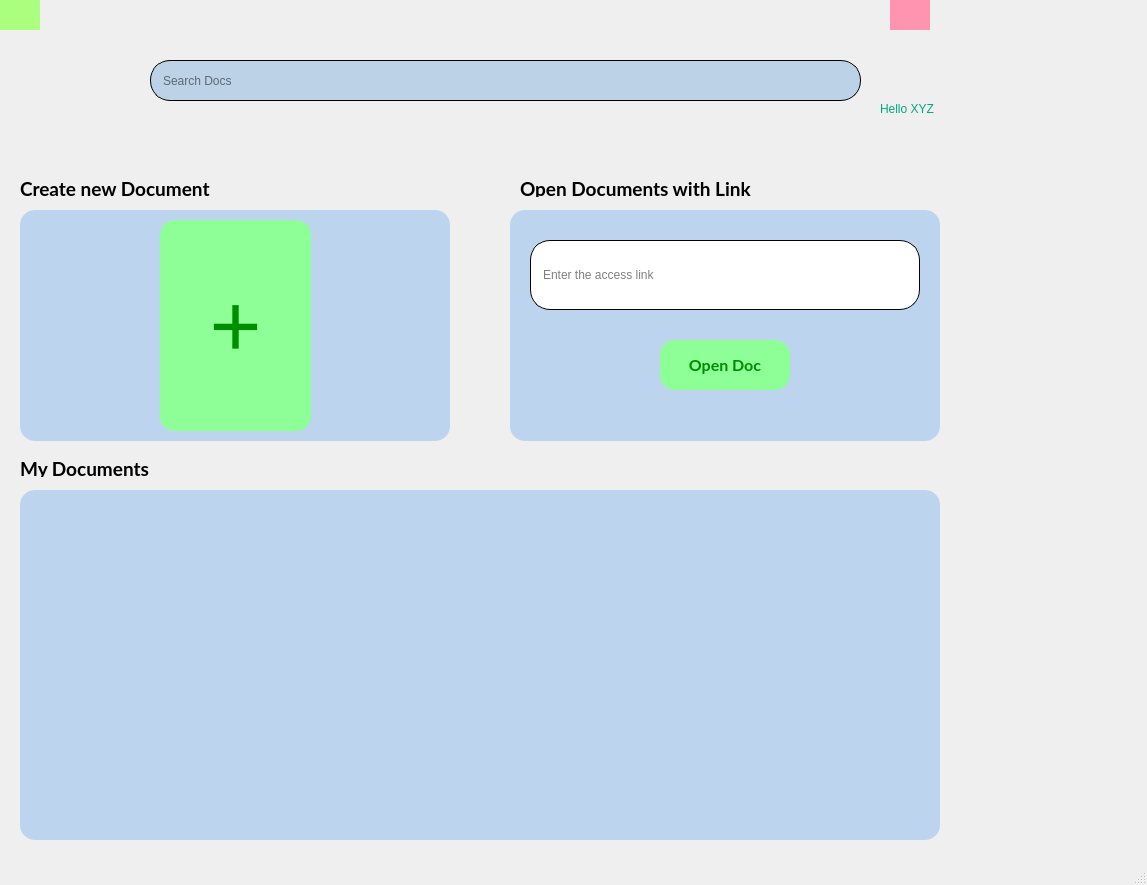
<?xml version="1.0" encoding="UTF-8"?>
<ui version="4.0">
 <class>HomeWindow</class>
 <widget class="QMainWindow" name="HomeWindow">
  <property name="geometry">
   <rect>
    <x>0</x>
    <y>0</y>
    <width>1147</width>
    <height>885</height>
   </rect>
  </property>
  <property name="windowTitle">
   <string>HomeWindow</string>
  </property>
  <property name="styleSheet">
   <string notr="true">HomeWindow {
	background-color: rgb(255, 248, 210);
	background:rgb(255, 252, 219)
} </string>
  </property>
  <widget class="QWidget" name="centralwidget">
   <widget class="QLabel" name="label_2">
    <property name="geometry">
     <rect>
      <x>20</x>
      <y>40</y>
      <width>101</width>
      <height>61</height>
     </rect>
    </property>
    <property name="font">
     <font>
      <pointsize>16</pointsize>
      <italic>true</italic>
     </font>
    </property>
    <property name="text">
     <string/>
    </property>
    <property name="pixmap">
     <pixmap>../resources/images/docify-high-resolution-logo-black-transparent.png</pixmap>
    </property>
    <property name="scaledContents">
     <bool>true</bool>
    </property>
   </widget>
   <widget class="QLabel" name="label_4">
    <property name="geometry">
     <rect>
      <x>880</x>
      <y>100</y>
      <width>67</width>
      <height>17</height>
     </rect>
    </property>
    <property name="styleSheet">
     <string notr="true">QLabel {
	color: rgb(0, 170, 127);
}</string>
    </property>
    <property name="text">
     <string>Hello XYZ</string>
    </property>
   </widget>
   <widget class="QPushButton" name="pushButton">
    <property name="geometry">
     <rect>
      <x>160</x>
      <y>220</y>
      <width>151</width>
      <height>211</height>
     </rect>
    </property>
    <property name="font">
     <font>
      <pointsize>67</pointsize>
     </font>
    </property>
    <property name="styleSheet">
     <string notr="true">QPushButton {
border-radius: 15px;
	background-color: rgb(142, 255, 151);
	color: rgb(0, 141, 0);
}
</string>
    </property>
    <property name="text">
     <string>+</string>
    </property>
   </widget>
   <widget class="QLabel" name="label_3">
    <property name="geometry">
     <rect>
      <x>20</x>
      <y>180</y>
      <width>201</width>
      <height>17</height>
     </rect>
    </property>
    <property name="font">
     <font>
      <family>Lato</family>
      <pointsize>14</pointsize>
      <weight>75</weight>
      <bold>true</bold>
     </font>
    </property>
    <property name="text">
     <string>Create new Document</string>
    </property>
   </widget>
   <widget class="QLineEdit" name="lineEdit">
    <property name="geometry">
     <rect>
      <x>150</x>
      <y>60</y>
      <width>711</width>
      <height>41</height>
     </rect>
    </property>
    <property name="styleSheet">
     <string notr="true">QLineEdit {
border-radius: 20px;
border: 1px solid black; 
padding:10px;
background-color: rgb(187, 210, 231);
}</string>
    </property>
    <property name="placeholderText">
     <string>Search Docs</string>
    </property>
   </widget>
   <widget class="QWidget" name="horizontalLayoutWidget">
    <property name="geometry">
     <rect>
      <x>20</x>
      <y>490</y>
      <width>920</width>
      <height>351</height>
     </rect>
    </property>
    <layout class="QHBoxLayout" name="horizontalLayoutDocs"/>
   </widget>
   <widget class="QLabel" name="label_6">
    <property name="geometry">
     <rect>
      <x>20</x>
      <y>460</y>
      <width>201</width>
      <height>17</height>
     </rect>
    </property>
    <property name="font">
     <font>
      <family>Lato</family>
      <pointsize>14</pointsize>
      <weight>75</weight>
      <bold>true</bold>
     </font>
    </property>
    <property name="text">
     <string>My Documents</string>
    </property>
   </widget>
   <widget class="QLabel" name="label">
    <property name="geometry">
     <rect>
      <x>880</x>
      <y>50</y>
      <width>54</width>
      <height>50</height>
     </rect>
    </property>
    <property name="text">
     <string/>
    </property>
    <property name="pixmap">
     <pixmap>../resources/images/user.png</pixmap>
    </property>
    <property name="scaledContents">
     <bool>true</bool>
    </property>
   </widget>
   <widget class="QFrame" name="frame">
    <property name="geometry">
     <rect>
      <x>20</x>
      <y>210</y>
      <width>430</width>
      <height>231</height>
     </rect>
    </property>
    <property name="styleSheet">
     <string notr="true">QFrame {
	border-radius: 15px;
	background-color: rgb(189, 212, 238);
}</string>
    </property>
    <property name="frameShape">
     <enum>QFrame::StyledPanel</enum>
    </property>
    <property name="frameShadow">
     <enum>QFrame::Raised</enum>
    </property>
   </widget>
   <widget class="QLabel" name="label_7">
    <property name="geometry">
     <rect>
      <x>520</x>
      <y>180</y>
      <width>240</width>
      <height>17</height>
     </rect>
    </property>
    <property name="font">
     <font>
      <family>Lato</family>
      <pointsize>14</pointsize>
      <weight>75</weight>
      <bold>true</bold>
     </font>
    </property>
    <property name="text">
     <string>Open Documents with Link</string>
    </property>
   </widget>
   <widget class="QFrame" name="frame_2">
    <property name="geometry">
     <rect>
      <x>510</x>
      <y>210</y>
      <width>430</width>
      <height>231</height>
     </rect>
    </property>
    <property name="styleSheet">
     <string notr="true">QFrame {
	border-radius: 15px;
	background-color: rgb(189, 212, 238);
}</string>
    </property>
    <property name="frameShape">
     <enum>QFrame::StyledPanel</enum>
    </property>
    <property name="frameShadow">
     <enum>QFrame::Raised</enum>
    </property>
    <widget class="QLineEdit" name="lineEditAccess">
     <property name="geometry">
      <rect>
       <x>20</x>
       <y>30</y>
       <width>390</width>
       <height>70</height>
      </rect>
     </property>
     <property name="styleSheet">
      <string notr="true">QLineEdit {
border-radius: 20px;
border: 1px solid black; 
padding:10px;
background-color: white;
}</string>
     </property>
     <property name="placeholderText">
      <string>Enter the access link</string>
     </property>
    </widget>
    <widget class="QPushButton" name="pushButtonAccess">
     <property name="geometry">
      <rect>
       <x>150</x>
       <y>130</y>
       <width>130</width>
       <height>50</height>
      </rect>
     </property>
     <property name="font">
      <font>
       <family>Lato</family>
       <pointsize>12</pointsize>
       <weight>75</weight>
       <bold>true</bold>
      </font>
     </property>
     <property name="styleSheet">
      <string notr="true">QPushButton {
border-radius: 15px;
	background-color: rgb(142, 255, 151);
	color: rgb(0, 141, 0);
}
</string>
     </property>
     <property name="text">
      <string>Open Doc</string>
     </property>
    </widget>
   </widget>
   <widget class="QFrame" name="frame_3">
    <property name="geometry">
     <rect>
      <x>20</x>
      <y>490</y>
      <width>920</width>
      <height>350</height>
     </rect>
    </property>
    <property name="styleSheet">
     <string notr="true">QFrame {
	border-radius: 15px;
	background-color: rgb(189, 212, 238);
}</string>
    </property>
    <property name="frameShape">
     <enum>QFrame::StyledPanel</enum>
    </property>
    <property name="frameShadow">
     <enum>QFrame::Raised</enum>
    </property>
   </widget>
   <widget class="QPushButton" name="pushButtonLogout">
    <property name="geometry">
     <rect>
      <x>890</x>
      <y>0</y>
      <width>40</width>
      <height>30</height>
     </rect>
    </property>
    <property name="styleSheet">
     <string notr="true">QPushButton {
	background-color: rgb(255, 148, 177);
	border-radius: 30px;
}

QPushButton:hover {
	border-radius: 30px;
	background-color: rgb(255, 85, 127);
}</string>
    </property>
    <property name="text">
     <string/>
    </property>
    <property name="icon">
     <iconset>
      <normaloff>../resources/images/logout.png</normaloff>../resources/images/logout.png</iconset>
    </property>
   </widget>
   <widget class="QPushButton" name="pushButtonRefresh">
    <property name="geometry">
     <rect>
      <x>0</x>
      <y>0</y>
      <width>40</width>
      <height>30</height>
     </rect>
    </property>
    <property name="styleSheet">
     <string notr="true">QPushButton {
	
	background-color: rgb(170, 255, 127);
	border-radius: 30px;
}

QPushButton:hover {
	border-radius: 30px;
	
	background-color: rgb(85, 255, 127);
}</string>
    </property>
    <property name="text">
     <string/>
    </property>
    <property name="icon">
     <iconset>
      <normaloff>../resources/images/Refresh_icon.png</normaloff>../resources/images/Refresh_icon.png</iconset>
    </property>
   </widget>
   <zorder>frame_3</zorder>
   <zorder>frame</zorder>
   <zorder>label_2</zorder>
   <zorder>label_4</zorder>
   <zorder>pushButton</zorder>
   <zorder>label_3</zorder>
   <zorder>lineEdit</zorder>
   <zorder>horizontalLayoutWidget</zorder>
   <zorder>label_6</zorder>
   <zorder>label</zorder>
   <zorder>label_7</zorder>
   <zorder>frame_2</zorder>
   <zorder>pushButtonLogout</zorder>
   <zorder>pushButtonRefresh</zorder>
  </widget>
  <widget class="QStatusBar" name="statusbar"/>
  <action name="actionLogout">
   <property name="icon">
    <iconset>
     <normaloff>../resources/images/logout.png</normaloff>../resources/images/logout.png</iconset>
   </property>
   <property name="text">
    <string>Logout</string>
   </property>
  </action>
 </widget>
 <resources/>
 <connections/>
</ui>
